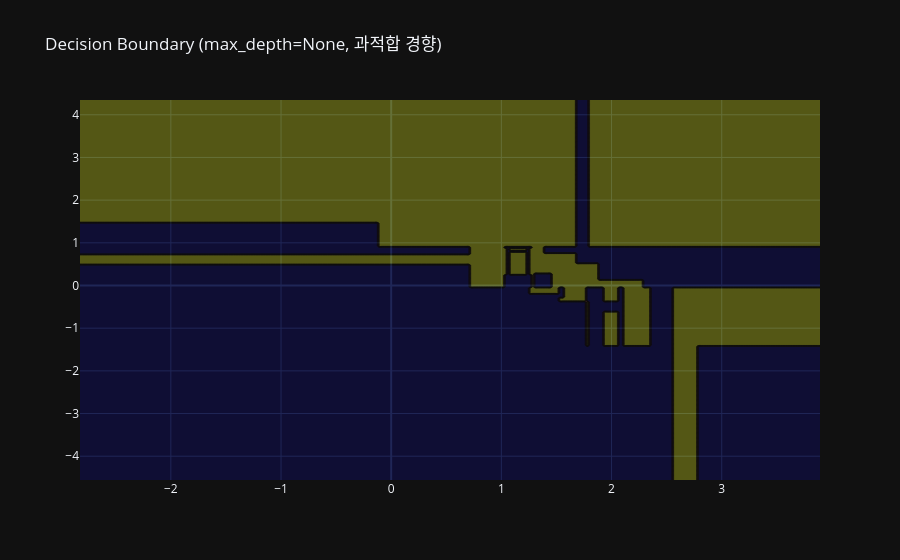
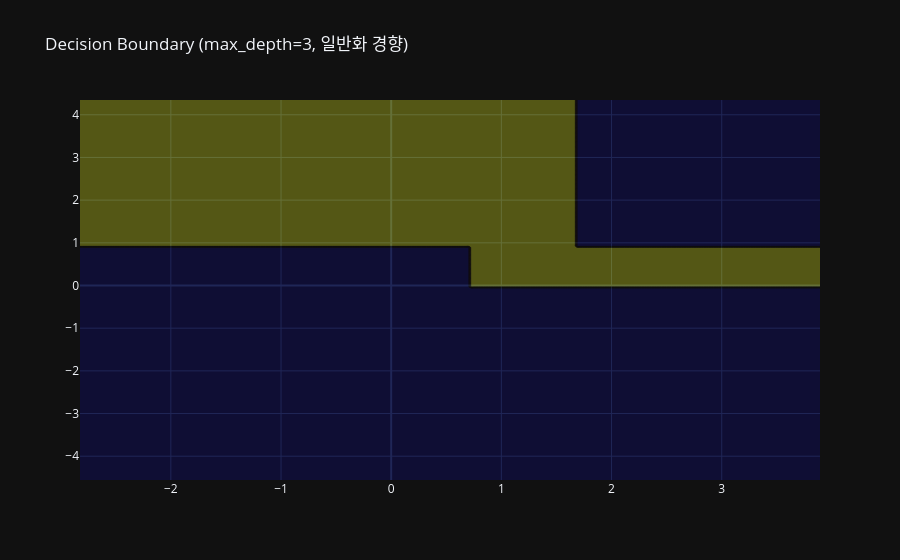

The notebook cell these images were saved under, in order:
### Code cell
from sklearn.datasets import make_classification
from sklearn.tree import DecisionTreeClassifier
import plotly.graph_objects as go

X2, y2 = make_classification(n_samples=400, n_features=2, n_redundant=0, n_informative=2,
                             n_clusters_per_class=1, class_sep=1.0, random_state=42)

dt_free    = DecisionTreeClassifier(random_state=42).fit(X2, y2)
dt_shallow = DecisionTreeClassifier(max_depth=3, random_state=42).fit(X2, y2)

xx, yy = np.meshgrid(np.linspace(X2[:,0].min()-1, X2[:,0].max()+1, 300),
                     np.linspace(X2[:,1].min()-1, X2[:,1].max()+1, 300))
Z1 = dt_free.predict(np.c_[xx.ravel(), yy.ravel()]).reshape(xx.shape)
Z2 = dt_shallow.predict(np.c_[xx.ravel(), yy.ravel()]).reshape(xx.shape)

fig = go.Figure(data=[go.Contour(x=xx[0], y=yy[:,0], z=Z1, showscale=False, opacity=0.3)])
fig.update_layout(title="Decision Boundary (max_depth=None, 과적합 경향)", template="plotly_dark")
fig.show()

fig2 = go.Figure(data=[go.Contour(x=xx[0], y=yy[:,0], z=Z2, showscale=False, opacity=0.3)])
fig2.update_layout(title="Decision Boundary (max_depth=3, 일반화 경향)", template="plotly_dark")
fig2.show()

### Figure 1 — Plotly figure (JSON) as saved in the notebook; plotly's stock layout.template omitted (floating-point values rounded to 4 significant figures; data arrays with more than 128 entries replaced by an {"elided": "..."} marker saying what was removed)
{"data": [{"opacity": 0.3, "showscale": false, "type": "contour", "x": {"elided": "300 float values"}, "y": {"elided": "300 float values"}, "z": {"elided": "300x300 int values"}}], "layout": {"title": {"text": "Decision Boundary (max_depth=None, 과적합 경향)"}}}

### Figure 2 — Plotly figure (JSON) as saved in the notebook; plotly's stock layout.template omitted (floating-point values rounded to 4 significant figures; data arrays with more than 128 entries replaced by an {"elided": "..."} marker saying what was removed)
{"data": [{"opacity": 0.3, "showscale": false, "type": "contour", "x": {"elided": "300 float values"}, "y": {"elided": "300 float values"}, "z": {"elided": "300x300 int values"}}], "layout": {"title": {"text": "Decision Boundary (max_depth=3, 일반화 경향)"}}}
